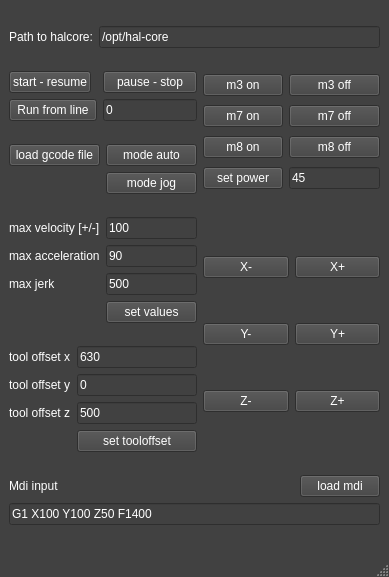
<?xml version="1.0" encoding="UTF-8"?>
<ui version="4.0">
 <class>MainWindow</class>
 <widget class="QMainWindow" name="MainWindow">
  <property name="geometry">
   <rect>
    <x>0</x>
    <y>0</y>
    <width>389</width>
    <height>577</height>
   </rect>
  </property>
  <property name="palette">
   <palette>
    <active>
     <colorrole role="WindowText">
      <brush brushstyle="SolidPattern">
       <color alpha="255">
        <red>255</red>
        <green>255</green>
        <blue>255</blue>
       </color>
      </brush>
     </colorrole>
     <colorrole role="Button">
      <brush brushstyle="SolidPattern">
       <color alpha="255">
        <red>65</red>
        <green>65</green>
        <blue>65</blue>
       </color>
      </brush>
     </colorrole>
     <colorrole role="Text">
      <brush brushstyle="SolidPattern">
       <color alpha="255">
        <red>255</red>
        <green>255</green>
        <blue>255</blue>
       </color>
      </brush>
     </colorrole>
     <colorrole role="ButtonText">
      <brush brushstyle="SolidPattern">
       <color alpha="255">
        <red>255</red>
        <green>255</green>
        <blue>255</blue>
       </color>
      </brush>
     </colorrole>
     <colorrole role="Base">
      <brush brushstyle="SolidPattern">
       <color alpha="255">
        <red>65</red>
        <green>65</green>
        <blue>65</blue>
       </color>
      </brush>
     </colorrole>
     <colorrole role="Window">
      <brush brushstyle="SolidPattern">
       <color alpha="255">
        <red>65</red>
        <green>65</green>
        <blue>65</blue>
       </color>
      </brush>
     </colorrole>
     <colorrole role="ToolTipText">
      <brush brushstyle="SolidPattern">
       <color alpha="255">
        <red>255</red>
        <green>255</green>
        <blue>255</blue>
       </color>
      </brush>
     </colorrole>
     <colorrole role="PlaceholderText">
      <brush brushstyle="SolidPattern">
       <color alpha="128">
        <red>255</red>
        <green>255</green>
        <blue>255</blue>
       </color>
      </brush>
     </colorrole>
    </active>
    <inactive>
     <colorrole role="WindowText">
      <brush brushstyle="SolidPattern">
       <color alpha="255">
        <red>255</red>
        <green>255</green>
        <blue>255</blue>
       </color>
      </brush>
     </colorrole>
     <colorrole role="Button">
      <brush brushstyle="SolidPattern">
       <color alpha="255">
        <red>65</red>
        <green>65</green>
        <blue>65</blue>
       </color>
      </brush>
     </colorrole>
     <colorrole role="Text">
      <brush brushstyle="SolidPattern">
       <color alpha="255">
        <red>255</red>
        <green>255</green>
        <blue>255</blue>
       </color>
      </brush>
     </colorrole>
     <colorrole role="ButtonText">
      <brush brushstyle="SolidPattern">
       <color alpha="255">
        <red>255</red>
        <green>255</green>
        <blue>255</blue>
       </color>
      </brush>
     </colorrole>
     <colorrole role="Base">
      <brush brushstyle="SolidPattern">
       <color alpha="255">
        <red>65</red>
        <green>65</green>
        <blue>65</blue>
       </color>
      </brush>
     </colorrole>
     <colorrole role="Window">
      <brush brushstyle="SolidPattern">
       <color alpha="255">
        <red>65</red>
        <green>65</green>
        <blue>65</blue>
       </color>
      </brush>
     </colorrole>
     <colorrole role="ToolTipText">
      <brush brushstyle="SolidPattern">
       <color alpha="255">
        <red>255</red>
        <green>255</green>
        <blue>255</blue>
       </color>
      </brush>
     </colorrole>
     <colorrole role="PlaceholderText">
      <brush brushstyle="SolidPattern">
       <color alpha="128">
        <red>255</red>
        <green>255</green>
        <blue>255</blue>
       </color>
      </brush>
     </colorrole>
    </inactive>
    <disabled>
     <colorrole role="WindowText">
      <brush brushstyle="SolidPattern">
       <color alpha="255">
        <red>190</red>
        <green>190</green>
        <blue>190</blue>
       </color>
      </brush>
     </colorrole>
     <colorrole role="Button">
      <brush brushstyle="SolidPattern">
       <color alpha="255">
        <red>65</red>
        <green>65</green>
        <blue>65</blue>
       </color>
      </brush>
     </colorrole>
     <colorrole role="Text">
      <brush brushstyle="SolidPattern">
       <color alpha="255">
        <red>190</red>
        <green>190</green>
        <blue>190</blue>
       </color>
      </brush>
     </colorrole>
     <colorrole role="ButtonText">
      <brush brushstyle="SolidPattern">
       <color alpha="255">
        <red>190</red>
        <green>190</green>
        <blue>190</blue>
       </color>
      </brush>
     </colorrole>
     <colorrole role="Base">
      <brush brushstyle="SolidPattern">
       <color alpha="255">
        <red>65</red>
        <green>65</green>
        <blue>65</blue>
       </color>
      </brush>
     </colorrole>
     <colorrole role="Window">
      <brush brushstyle="SolidPattern">
       <color alpha="255">
        <red>65</red>
        <green>65</green>
        <blue>65</blue>
       </color>
      </brush>
     </colorrole>
     <colorrole role="ToolTipText">
      <brush brushstyle="SolidPattern">
       <color alpha="255">
        <red>255</red>
        <green>255</green>
        <blue>255</blue>
       </color>
      </brush>
     </colorrole>
     <colorrole role="PlaceholderText">
      <brush brushstyle="SolidPattern">
       <color alpha="128">
        <red>0</red>
        <green>0</green>
        <blue>0</blue>
       </color>
      </brush>
     </colorrole>
    </disabled>
   </palette>
  </property>
  <property name="windowTitle">
   <string>- trajectory component halcmd test app -</string>
  </property>
  <widget class="QWidget" name="centralwidget">
   <layout class="QGridLayout" name="gridLayout_9">
    <item row="1" column="0">
     <layout class="QGridLayout" name="gridLayout_6">
      <item row="0" column="0">
       <widget class="QPushButton" name="pushButton_mode_auto_start">
        <property name="text">
         <string>start - resume</string>
        </property>
       </widget>
      </item>
      <item row="1" column="0" colspan="2">
       <widget class="QPushButton" name="pushButton_run_from_line">
        <property name="text">
         <string>Run from line</string>
        </property>
       </widget>
      </item>
      <item row="1" column="2" colspan="2">
       <widget class="QLineEdit" name="lineEdit_run_from_line">
        <property name="text">
         <string>0</string>
        </property>
       </widget>
      </item>
      <item row="0" column="2" colspan="2">
       <widget class="QPushButton" name="pushButton_mode_auto_stop">
        <property name="text">
         <string>pause - stop</string>
        </property>
       </widget>
      </item>
     </layout>
    </item>
    <item row="1" column="1" rowspan="2">
     <layout class="QGridLayout" name="gridLayout_2">
      <item row="0" column="0">
       <widget class="QPushButton" name="pushButton_m3_on">
        <property name="text">
         <string>m3 on</string>
        </property>
       </widget>
      </item>
      <item row="0" column="1">
       <widget class="QPushButton" name="pushButton_m3_off">
        <property name="text">
         <string>m3 off</string>
        </property>
       </widget>
      </item>
      <item row="1" column="0">
       <widget class="QPushButton" name="pushButton_m7_on">
        <property name="text">
         <string>m7 on</string>
        </property>
       </widget>
      </item>
      <item row="1" column="1">
       <widget class="QPushButton" name="pushButton_m7_off">
        <property name="text">
         <string>m7 off</string>
        </property>
       </widget>
      </item>
      <item row="2" column="0">
       <widget class="QPushButton" name="pushButton_m8_on">
        <property name="text">
         <string>m8 on</string>
        </property>
       </widget>
      </item>
      <item row="2" column="1">
       <widget class="QPushButton" name="pushButton_m8_off">
        <property name="text">
         <string>m8 off</string>
        </property>
       </widget>
      </item>
      <item row="3" column="0">
       <widget class="QPushButton" name="pushButton_power_rpm">
        <property name="text">
         <string>set power</string>
        </property>
       </widget>
      </item>
      <item row="3" column="1">
       <widget class="QLineEdit" name="lineEdit_power_rpm">
        <property name="text">
         <string>45</string>
        </property>
       </widget>
      </item>
     </layout>
    </item>
    <item row="2" column="0">
     <layout class="QGridLayout" name="gridLayout_5">
      <item row="0" column="1">
       <widget class="QPushButton" name="pushButton_mode_auto">
        <property name="text">
         <string>mode auto</string>
        </property>
       </widget>
      </item>
      <item row="0" column="0">
       <widget class="QPushButton" name="pushButton_load_gcode_file">
        <property name="text">
         <string>load gcode file</string>
        </property>
       </widget>
      </item>
      <item row="1" column="1">
       <widget class="QPushButton" name="pushButton_mode_jog">
        <property name="text">
         <string>mode jog</string>
        </property>
       </widget>
      </item>
     </layout>
    </item>
    <item row="3" column="0">
     <layout class="QGridLayout" name="gridLayout_3">
      <item row="0" column="0">
       <widget class="QLabel" name="label_5">
        <property name="text">
         <string>max velocity [+/-]</string>
        </property>
       </widget>
      </item>
      <item row="0" column="1">
       <widget class="QLineEdit" name="lineEdit_max_velocity">
        <property name="text">
         <string>100</string>
        </property>
       </widget>
      </item>
      <item row="1" column="0">
       <widget class="QLabel" name="label_6">
        <property name="text">
         <string>max acceleration</string>
        </property>
       </widget>
      </item>
      <item row="1" column="1">
       <widget class="QLineEdit" name="lineEdit_max_acceleration">
        <property name="text">
         <string>90</string>
        </property>
       </widget>
      </item>
      <item row="2" column="0">
       <widget class="QLabel" name="label_7">
        <property name="text">
         <string>max jerk</string>
        </property>
       </widget>
      </item>
      <item row="2" column="1">
       <widget class="QLineEdit" name="lineEdit_max_jerk">
        <property name="text">
         <string>500</string>
        </property>
       </widget>
      </item>
      <item row="3" column="1">
       <widget class="QPushButton" name="pushButton_max_values">
        <property name="text">
         <string>set values</string>
        </property>
       </widget>
      </item>
     </layout>
    </item>
    <item row="3" column="1" rowspan="2">
     <layout class="QGridLayout" name="gridLayout">
      <item row="0" column="0">
       <widget class="QPushButton" name="pushButton_jog_x_min">
        <property name="text">
         <string>X-</string>
        </property>
       </widget>
      </item>
      <item row="2" column="0">
       <widget class="QPushButton" name="pushButton_jog_z_min">
        <property name="text">
         <string>Z-</string>
        </property>
       </widget>
      </item>
      <item row="1" column="1">
       <widget class="QPushButton" name="pushButton_jog_y_plus">
        <property name="text">
         <string>Y+</string>
        </property>
       </widget>
      </item>
      <item row="2" column="1">
       <widget class="QPushButton" name="pushButton_jog_z_plus">
        <property name="text">
         <string>Z+</string>
        </property>
       </widget>
      </item>
      <item row="1" column="0">
       <widget class="QPushButton" name="pushButton_jog_y_min">
        <property name="text">
         <string>Y-</string>
        </property>
       </widget>
      </item>
      <item row="0" column="1">
       <widget class="QPushButton" name="pushButton_jog_x_plus">
        <property name="text">
         <string>X+</string>
        </property>
       </widget>
      </item>
     </layout>
    </item>
    <item row="4" column="0">
     <layout class="QGridLayout" name="gridLayout_4">
      <item row="0" column="0">
       <widget class="QLabel" name="label_2">
        <property name="text">
         <string>tool offset x</string>
        </property>
       </widget>
      </item>
      <item row="0" column="1">
       <widget class="QLineEdit" name="lineEdit_tooloffset_x">
        <property name="text">
         <string>630</string>
        </property>
       </widget>
      </item>
      <item row="1" column="0">
       <widget class="QLabel" name="label_3">
        <property name="text">
         <string>tool offset y</string>
        </property>
       </widget>
      </item>
      <item row="1" column="1">
       <widget class="QLineEdit" name="lineEdit_tooloffset_y">
        <property name="text">
         <string>0</string>
        </property>
       </widget>
      </item>
      <item row="2" column="0">
       <widget class="QLabel" name="label_4">
        <property name="text">
         <string>tool offset z</string>
        </property>
       </widget>
      </item>
      <item row="2" column="1">
       <widget class="QLineEdit" name="lineEdit_tooloffset_z">
        <property name="text">
         <string>500</string>
        </property>
       </widget>
      </item>
      <item row="3" column="1">
       <widget class="QPushButton" name="pushButton_tooloffset">
        <property name="text">
         <string>set tooloffset</string>
        </property>
       </widget>
      </item>
     </layout>
    </item>
    <item row="5" column="0" colspan="2">
     <layout class="QGridLayout" name="gridLayout_8">
      <item row="0" column="1">
       <widget class="QPushButton" name="pushButton_load_mdi">
        <property name="toolTip">
         <string>&lt;html&gt;&lt;head/&gt;&lt;body&gt;&lt;p&gt;&lt;br/&gt;&lt;/p&gt;&lt;/body&gt;&lt;/html&gt;</string>
        </property>
        <property name="text">
         <string>load mdi</string>
        </property>
       </widget>
      </item>
      <item row="0" column="0">
       <widget class="QLabel" name="label_8">
        <property name="sizePolicy">
         <sizepolicy hsizetype="Expanding" vsizetype="Preferred">
          <horstretch>0</horstretch>
          <verstretch>0</verstretch>
         </sizepolicy>
        </property>
        <property name="text">
         <string>Mdi input</string>
        </property>
       </widget>
      </item>
      <item row="1" column="0" colspan="2">
       <widget class="QLineEdit" name="lineEdit_mdi">
        <property name="text">
         <string>G1 X100 Y100 Z50 F1400</string>
        </property>
       </widget>
      </item>
     </layout>
    </item>
    <item row="0" column="0" colspan="2">
     <layout class="QGridLayout" name="gridLayout_7">
      <item row="0" column="0">
       <widget class="QLabel" name="label">
        <property name="text">
         <string>Path to halcore:</string>
        </property>
       </widget>
      </item>
      <item row="0" column="1">
       <widget class="QLineEdit" name="lineEdit_path_to_lcnc_bin">
        <property name="text">
         <string>/opt/hal-core</string>
        </property>
       </widget>
      </item>
     </layout>
    </item>
   </layout>
  </widget>
  <widget class="QMenuBar" name="menubar">
   <property name="geometry">
    <rect>
     <x>0</x>
     <y>0</y>
     <width>389</width>
     <height>20</height>
    </rect>
   </property>
  </widget>
  <widget class="QStatusBar" name="statusbar"/>
 </widget>
 <resources/>
 <connections/>
</ui>
